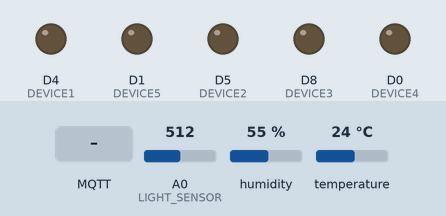
A sketch run on a simulated ESP8266 (NodeMCU). Shown: output pins drawn as LEDs (lit = HIGH). Dashed ring = blinking. The test bench sets the inputs (shaded band); at power-on: A0 (LIGHT_SENSOR) = 512, humidity 55 %, temperature 24 °C. WiFi joins after 1.5 s; servers stay silent unless stated; no MQTT or app messages arrive unless stated; what the sketch prints to the serial monitor is not drawn.

Above: at 4.7 s.
4.8 s: MQTT message "BLINK_ALL" arrives on the first subscribed topic
At 5.2 s:
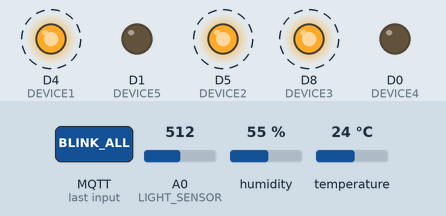
9.3 s: MQTT message "ALL_ON" arrives on the first subscribed topic
At 9.7 s:
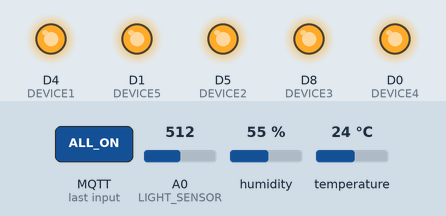
10.8 s: MQTT message "D1_OFF" arrives on the first subscribed topic
At 12.0 s:
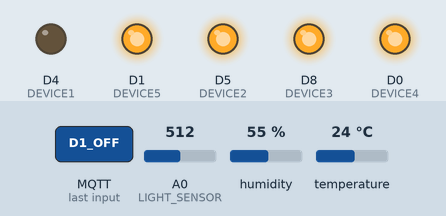
12.3 s: MQTT message "D2_OFF" arrives on the first subscribed topic
At 13.2 s:
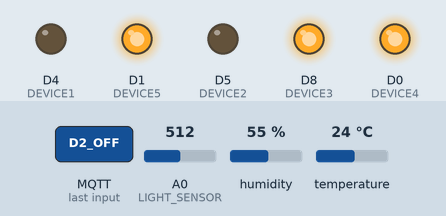
13.8 s: MQTT message "D1_ON" arrives on the first subscribed topic
At 14.4 s:
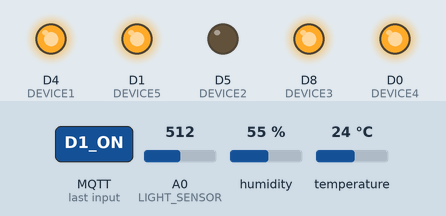
15.3 s: MQTT message "BLINK_ALL" arrives on the first subscribed topic
At 16.2 s:
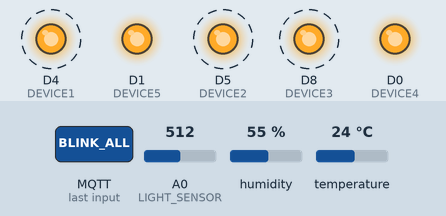
Timing chart, 0 to 20.8 s (numbered marks = the images above; inputs shaded):
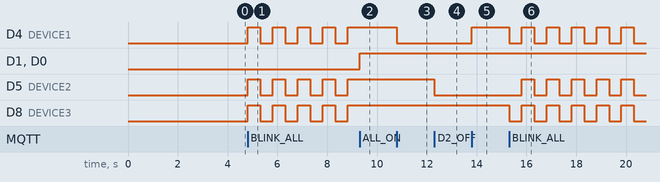

Measured:
- after the input at 4.8 s, D4 (DEVICE1), D5 (DEVICE2), D8 (DEVICE3): alternates HIGH for 0.50 s and LOW for 0.50 s, starting at once
- after the input at 9.3 s, D4 (DEVICE1), D5 (DEVICE2), D8 (DEVICE3): stays HIGH (without the input it goes to LOW after 0.02 s); D1 (DEVICE5), D0 (DEVICE4): LOW → HIGH at once
- after the input at 10.8 s, D4 (DEVICE1): HIGH → LOW at once
- after the input at 12.3 s, D5 (DEVICE2): HIGH → LOW at once
- after the input at 13.8 s, D4 (DEVICE1): LOW → HIGH at once
- after the input at 15.3 s, D4 (DEVICE1), D8 (DEVICE3): alternates HIGH for 0.50 s and LOW for 0.50 s, starting at once; D5 (DEVICE2): alternates HIGH for 0.50 s and LOW for 0.50 s, starting after 0.51 s

The sketch:

sketch_mar1a.ino
```cpp
#include <ESP8266WiFi.h>
#include <PubSubClient.h>
#include "DHT.h"

// Thong tin ket noi
const char* ssid = "truong";
const char* password = "11111111";
const char* mqtt_server = "10.73.159.117";
const int mqtt_port = 7997;
const char* mqtt_user = "truong";
const char* mqtt_pwd = "truong0709";

#define DEVICE1 2  // D4
#define DEVICE2 14 // D5
#define DEVICE3 15 // D8
#define DEVICE4 16 // D0
#define DEVICE5 5  // D1

#define DHTPIN 4   // D2
#define DHTTYPE DHT11
#define LIGHT_SENSOR A0

DHT dht(DHTPIN, DHTTYPE);
WiFiClient espClient;
PubSubClient client(espClient);


bool isBlinking = false;
unsigned long lastBlinkTime = 0;
bool blinkState = false;

// gui trang thai
void sendFullStatus(String resultText) {
  String st1 = digitalRead(DEVICE1) ? "ON" : "OFF";
  String st2 = digitalRead(DEVICE2) ? "ON" : "OFF";
  String st3 = digitalRead(DEVICE3) ? "ON" : "OFF";
  String st4 = digitalRead(DEVICE4) ? "ON" : "OFF";
  String st5 = digitalRead(DEVICE5) ? "ON" : "OFF";

  String payload = "{\"D1\": \"" + st1 + "\", \"D2\": \"" + st2 + "\", \"D3\": \"" + st3 + "\", \"D4\": \"" + st4 + "\", \"D5\": \"" + st5 + "\", \"result\": \"" + resultText + "\"}";

  client.publish("truongguitin/callback", payload.c_str());
  Serial.println("Da gui callback: " + payload);
}

// Ham nhan va xu ly lenh
void callback(char* topic, byte* payload, unsigned long length) {
  String message;
  for (int i = 0; i < length; i++) message += (char)payload[i];

  // lap tuc tat che do nhap nhay
  if (message != "BLINK_ALL") {
    isBlinking = false;
  }

  // moi
  if (message == "ALL_ON") {
    digitalWrite(DEVICE1, HIGH);
    digitalWrite(DEVICE2, HIGH);
    digitalWrite(DEVICE3, HIGH);
    digitalWrite(DEVICE4, HIGH);
    digitalWrite(DEVICE5, HIGH);
    sendFullStatus("SUCCESS");
  } else if (message == "ALL_OFF") {
    digitalWrite(DEVICE1, LOW);
    digitalWrite(DEVICE2, LOW);
    digitalWrite(DEVICE3, LOW);
    digitalWrite(DEVICE4, LOW);
    digitalWrite(DEVICE5, LOW);
    sendFullStatus("SUCCESS");
  } else if (message == "BLINK_ALL") {
    isBlinking = true;
    sendFullStatus("BLINK_MODE_ON");
  }

  else if (message == "D1_ON") {
    digitalWrite(DEVICE1, HIGH);
    sendFullStatus("SUCCESS");
  } else if (message == "D1_OFF") {
    digitalWrite(DEVICE1, LOW);
    sendFullStatus("SUCCESS");
  } else if (message == "D2_ON") {
    digitalWrite(DEVICE2, HIGH);
    sendFullStatus("SUCCESS");
  } else if (message == "D2_OFF") {
    digitalWrite(DEVICE2, LOW);
    sendFullStatus("SUCCESS");
  } else if (message == "D3_ON") {
    digitalWrite(DEVICE3, HIGH);
    sendFullStatus("SUCCESS");
  } else if (message == "D3_OFF") {
    digitalWrite(DEVICE3, LOW);
    sendFullStatus("SUCCESS");
  } else if (message == "D4_ON") {
    digitalWrite(DEVICE4, HIGH);
    sendFullStatus("SUCCESS");
  } else if (message == "D4_OFF") {
    digitalWrite(DEVICE4, LOW);
    sendFullStatus("SUCCESS");
  } else if (message == "D5_ON") {
    digitalWrite(DEVICE5, HIGH);
    sendFullStatus("SUCCESS");
  } else if (message == "D5_OFF") {
    digitalWrite(DEVICE5, LOW);
    sendFullStatus("SUCCESS");
  } else {
    sendFullStatus("UNKNOWN_COMMAND");
  }
}

void setup() {
  Serial.begin(115200);
  pinMode(DEVICE1, OUTPUT);
  pinMode(DEVICE2, OUTPUT);
  pinMode(DEVICE3, OUTPUT);
  pinMode(DEVICE4, OUTPUT);
  pinMode(DEVICE5, OUTPUT);
  dht.begin();

  WiFi.begin(ssid, password);
  while (WiFi.status() != WL_CONNECTED) { delay(500); Serial.print("."); }
  Serial.println("\nWiFi OK!");

  client.setServer(mqtt_server, mqtt_port);
  client.setCallback(callback);

  delay(2000);
}

void reconnect() {
  while (!client.connected()) {
    if (client.connect("ESP8266_Truong", mqtt_user, mqtt_pwd)) {
      client.subscribe("truongguitin/control");
    } else {
      delay(5000);
    }
  }
}

void loop() {
  if (!client.connected()) reconnect();
  client.loop();

  // nhap nhay
  if (isBlinking) {
    if (millis() - lastBlinkTime > 500) { // 0.5s
      lastBlinkTime = millis();
      blinkState = !blinkState;
      digitalWrite(DEVICE1, blinkState ? HIGH : LOW);
      digitalWrite(DEVICE2, blinkState ? HIGH : LOW);
      digitalWrite(DEVICE3, blinkState ? HIGH : LOW);
    }
  }

  // Gui du lieu cam bien moi 2 giay
  static unsigned long lastMsg = 0;
  if (millis() - lastMsg > 2000) {
    lastMsg = millis();
    float h = dht.readHumidity();
    float t = dht.readTemperature();
    int light = 1024 - analogRead(LIGHT_SENSOR);

    String data = "{\"T\": " + String(t) + ", \"H\": " + String(h) + ", \"L\": " + String(light) + "}";
    client.publish("truongguitin/sensors", data.c_str());
  }
}
```
